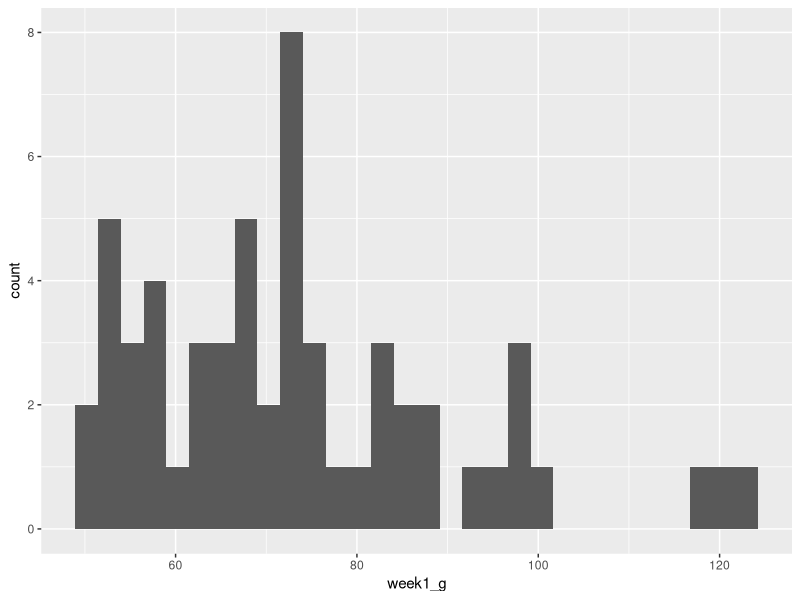
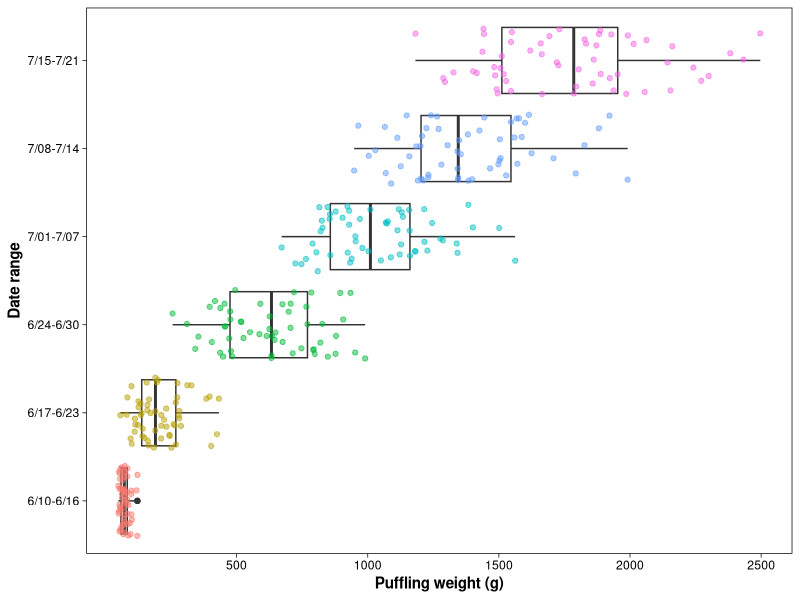
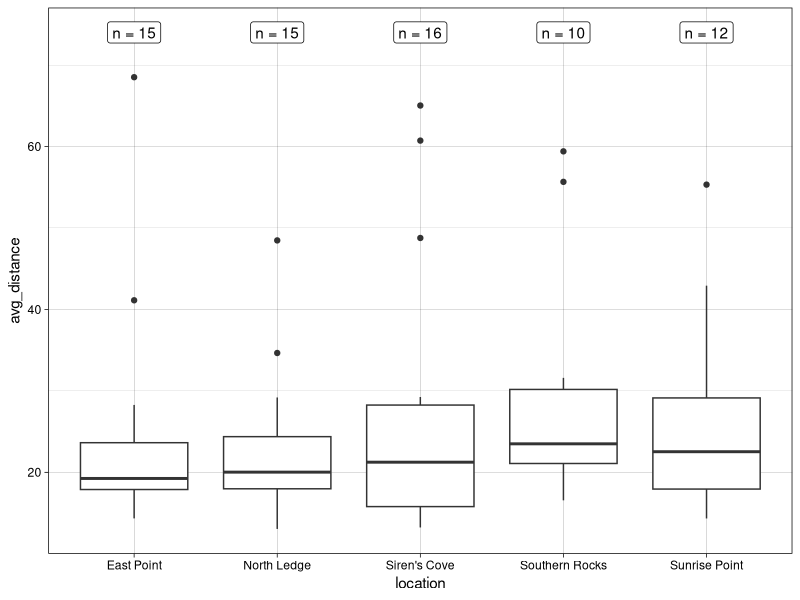
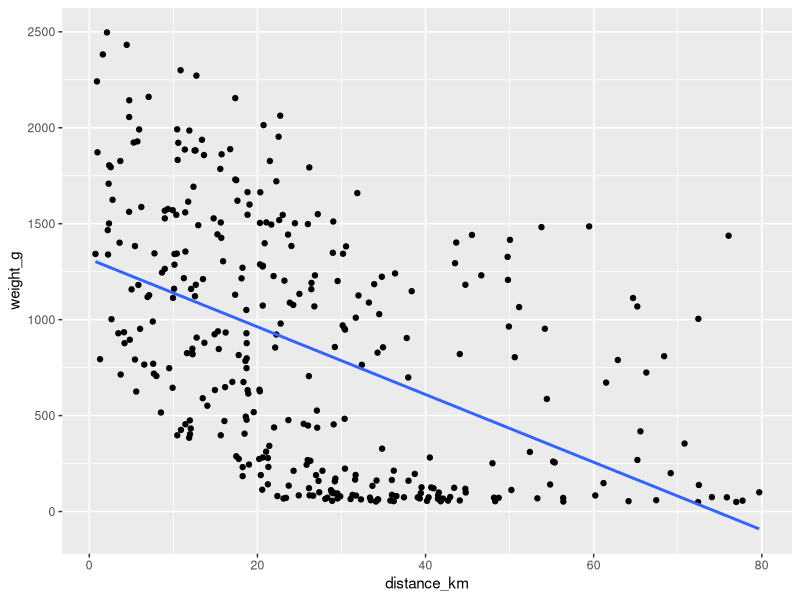
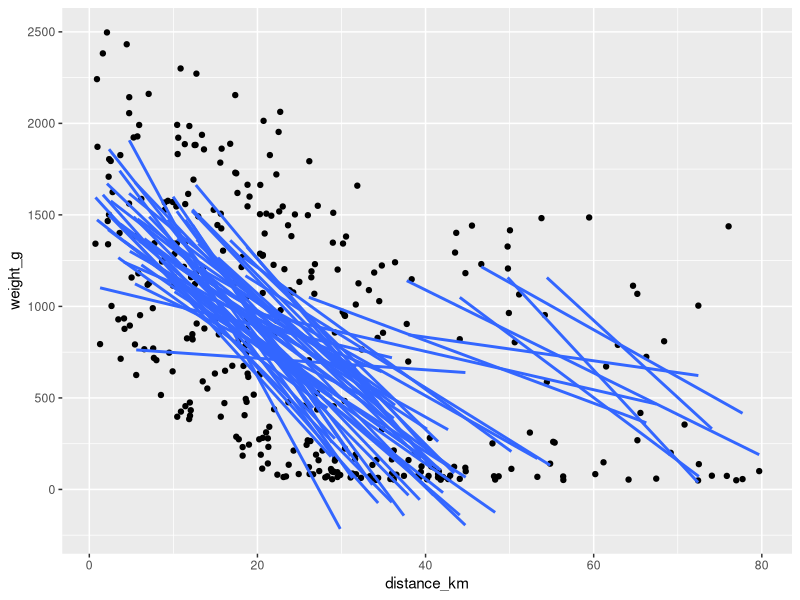
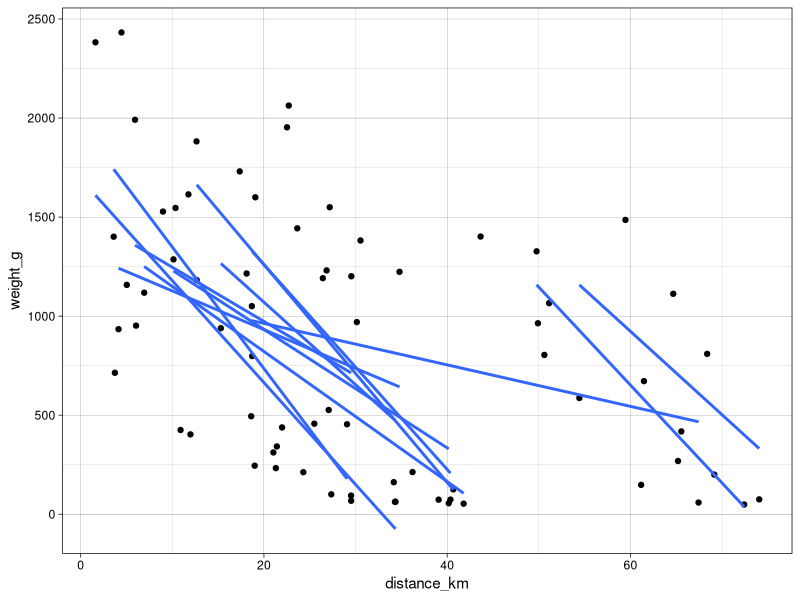
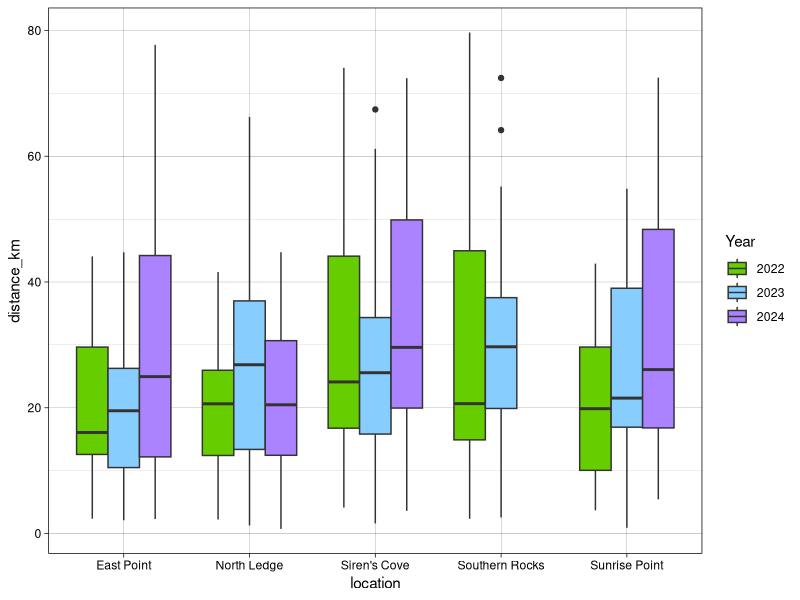
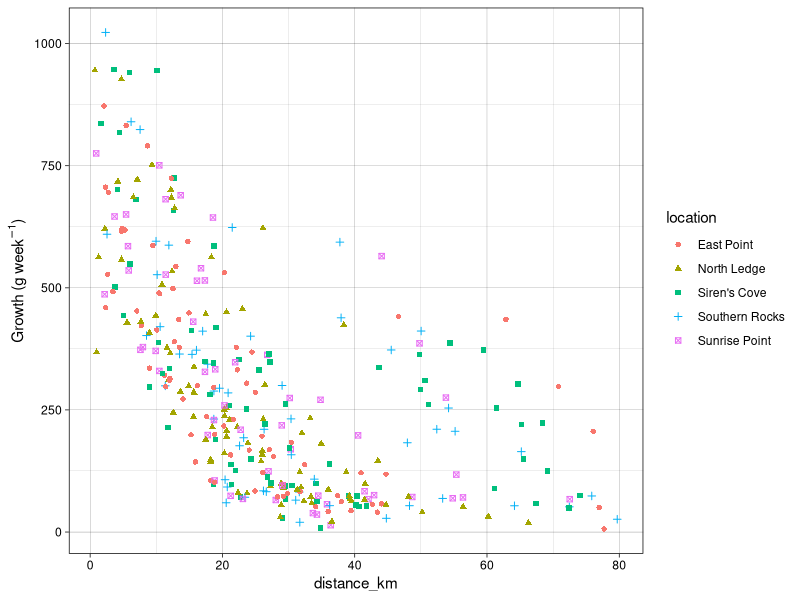

Here is the R script that generated these plots, in order: (Note: this script raises an error after producing the figures.)
## ---- chunk 1
# install.packages("tidyverse")

library(tidyverse) # this includes ggplot2, dplyr, tidyr, stringr, and more!
library(glue)
## ---- chunk 2
setwd("~/Desktop/Repos/2024-afo.sco.wos-tidyverse-workshop")

pufflings <- read_csv("data/puffling_weights.csv")
puffins <- read_csv("data/Fratercula_foraging.csv")
dates <- read_csv("data/Fratercula_sampling_dates.csv")
## ---- chunk 3
# a very basic visual
ggplot() +
  geom_histogram(data = pufflings, aes(x = week1_g))

pufflings <- pufflings %>%
  
  # "tidy" data by splitting each data point into its own row
  pivot_longer(cols = starts_with("week"),
               names_to = "week",
               values_to = "weight_g") %>%
  
  # intro to regular expressions: extract just the number out of each "weekX" label
  mutate(week = str_extract(week, "[0-9]"))

weeks <- dates %>%
  
  # "tidy" date data to prepare for further transformation
  pivot_longer(cols = everything(),
               names_to = "week",
               names_prefix = "week",   # this removes the specified prefix from each column name
               values_to = "date") %>%
  
  # output the first and last day in each week bracket
  group_by(week) %>%
  summarise(start = min(date),
            end = max(date)) %>%
  
  # create a new column from the above data
  mutate(label = glue("{start}-{end}")) # this is equivalent to `mutate(label = paste0(start, "-", end))`

# remove the leading zeros from the dates for ease of human-readability
weeks$label <- str_remove_all(weeks$label, "^0|(?<=-)0")

# create a more well-developed plot
ggplot(pufflings, aes(x = week, y = weight_g)) +
  # add a boxplot layer
  geom_boxplot() +
  
  # using the same data, layer points on top of boxplots & set the color variable to `week`
  # (this is more an aesthetic choice rather than particularly meaningful)
  geom_jitter(aes(col = week), alpha = 0.5) +
  
  # change the x-axis labels to those developed above
  scale_x_discrete(labels = weeks$label) +
  
  # change the y-axis scale
  scale_y_continuous(breaks = seq(500, 2500, by = 500)) +
  
  # change the axis labels
  labs(x = "Date range", y = "Puffling weight (g)") +
  
  # rotate the plot
  coord_flip() +
  
  # change the theme
  theme_linedraw() +
  #theme_classic() +
  
  # customize particular aspects of the theme: remove the background grid and the (redundant) legend
  theme(panel.grid = element_blank(),
        axis.title = element_text(face = "bold"),
        legend.position = "none")

ggsave("figures/puffling_growth.png", width = 6, height = 8, units = "in", dpi = 600)
## ---- chunk 4
# average each adult's foraging distances across all six weeks
puffin_avgs <- puffins %>%
  rowwise() %>%
  summarise(nest = nest,
            location = location,
            avg_distance = mean(c_across(starts_with("week"))))

sample_sizes <- puffin_avgs %>%
  group_by(location) %>%
  summarise(number = n())

ggplot(puffin_avgs, aes(x = location, y = avg_distance)) +
  geom_boxplot() +
  # geom_text(data = sample_sizes, aes(label = paste("n =", number),
  #                                    x = location,
  #                                    y = round(max(puffin_avgs$avg_distance, na.rm = TRUE)) + 5)) +
  geom_label(data = sample_sizes, aes(label = paste("n =", number),
                                     x = location,
                                     y = round(max(puffin_avgs$avg_distance, na.rm = TRUE)) + 5)) +
  theme_linedraw()
## ---- chunk 5
# tidy adult puffin data
puffins <- pivot_longer(puffins,
                        cols = starts_with("week"),
                        names_to = "week",
                        values_to = "distance_km") %>%
  
  # extract digits from character strings
  mutate(week = str_extract(week, "[0-9]"))

# merge adult and puffling data frames by common variables
puffins_combined1 <- left_join(puffins, pufflings, join_by(nest == chick, location, week))

puffins_combined2 <- left_join(pufflings, puffins, join_by(chick == nest, location, week))

puffins_combined <- right_join(puffins, pufflings, join_by(nest == chick, location, week))

# visualize newly merged data
ggplot(puffins_combined, aes(x = distance_km, y = weight_g)) +
  geom_point() +
  
  # add a linear regression line
  geom_smooth(method = "lm", se = FALSE)

# plot the same thing but creating separate trend lines for each nest
ggplot(puffins_combined, aes(x = distance_km, y = weight_g, group = nest)) +
  geom_point() +
  geom_smooth(method = "lm", se = FALSE)

puffins_combined %>%
  filter(location == "Siren's Cove") %>%
  ggplot(aes(x = distance_km, y = weight_g, group = nest)) +
  geom_point() +
  geom_smooth(method = "lm", se = FALSE) +
  theme_linedraw()
## ---- chunk 6
puffins_combined <- puffins_combined %>%
  mutate(year = case_when(str_detect(nest, "A[A-Z]") ~ 2023,
                          str_detect(nest, "B[A-Z]") ~ 2024,
                          .default = 2022))

# plot annual variation in foraging distances
puffins_combined %>%
  
  # add in missing combination(s) of location & year for consistent boxplot spacing!
  complete(location, year) %>%
  
  # ^note that this above is piped directly into ggplot
  ggplot(aes(x = location, y = distance_km, fill = as.factor(year))) +
  geom_boxplot(position = position_dodge(preserve = "single")) +
  scale_fill_manual(values = c("chartreuse3", "skyblue1", "mediumpurple1"),
                    name = "Year") +
  theme_linedraw()

# calculate the pufflings' weight change from week to week
puffins_combined <- puffins_combined %>%
  group_by(nest) %>%
  mutate(growth = weight_g - lag(weight_g)) %>%
  
  # fill NAs (first week at each nest) with first-week weight gain
  mutate(growth = replace_na(growth, weight_g[week == 1]))

# plot growth against distance; go over the difference b/w `aes(col = )` and `col = `
ggplot() +
  #geom_point(data = puffins_combined, aes(distance_km, growth), col = "orangered") +
  geom_point(data = puffins_combined, aes(distance_km, growth, col = location,
                                          shape = location)) +
  labs(y = "Growth (g/week)") +
  labs(y = expression("Growth (g week"^-1*")")) +
  theme_linedraw()

# prepare to plot data by time
dates <- dates %>%
  mutate(across(starts_with("week"), ~ as.Date(.x, format = "%m/%d"))) %>%
  pivot_longer(cols = starts_with("week"),
               names_to = "week",
               names_prefix = "week",
               values_to = "date") %>%
  separate_wider_delim(date, delim = "-", names = c("month", "day", "year"),
                       cols_remove = FALSE)

puffins_combined <- puffins_combined %>%
  left_join(dates)  # without join_by(), all variables in common are used

write_csv(puffins_combined, "data/allPuffinData.csv")

ggplot() +
  geom_line(data = puffins_combined, aes(x = date, y = weight_g, group = nest, col = as.factor(year))) +
  facet_wrap( ~ factor(location,
                       levels = unique(puffins_combined$location))) +
  theme_linedraw()
